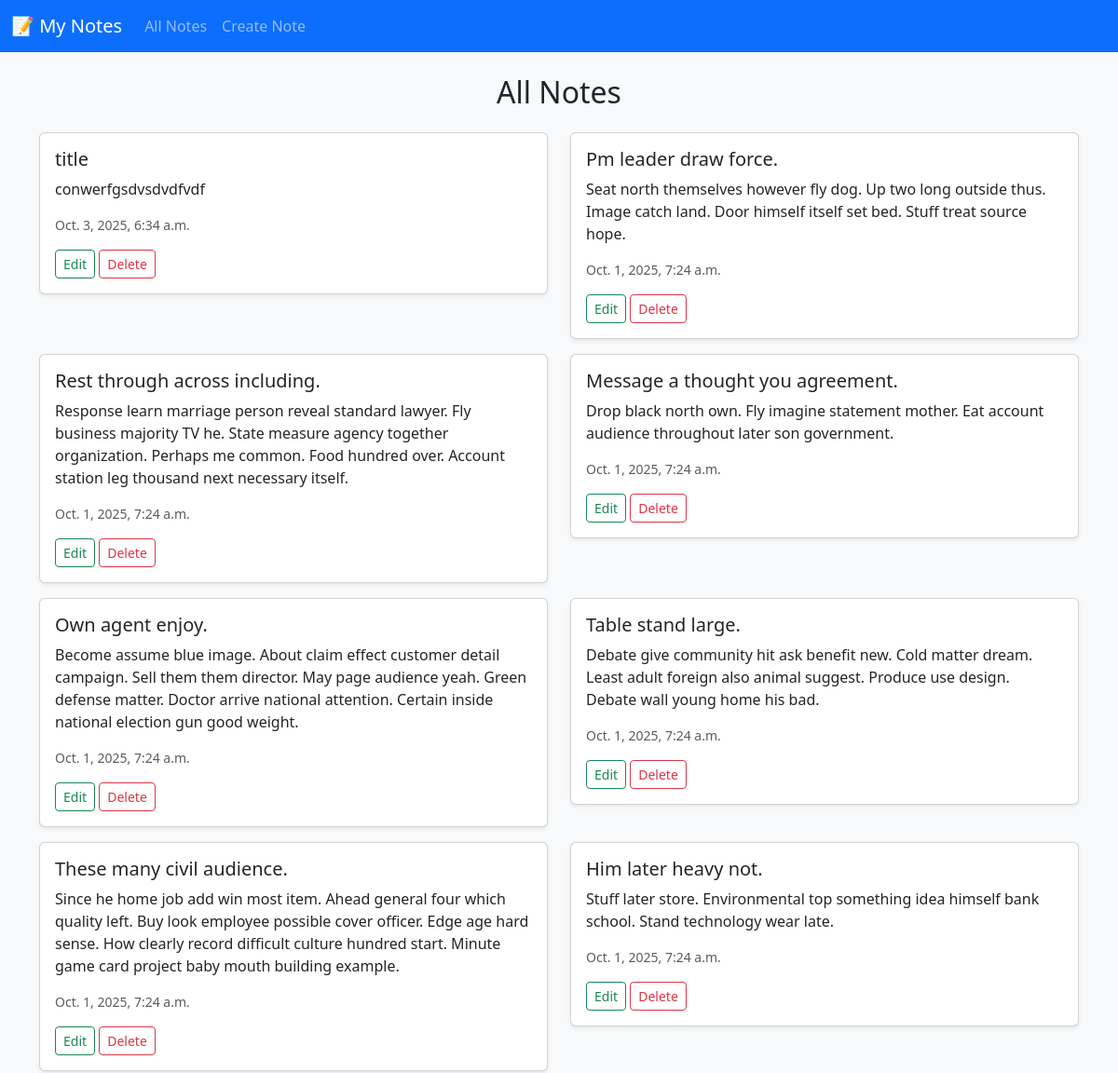
/ (upper part), run on an earlier commit of the app's database.
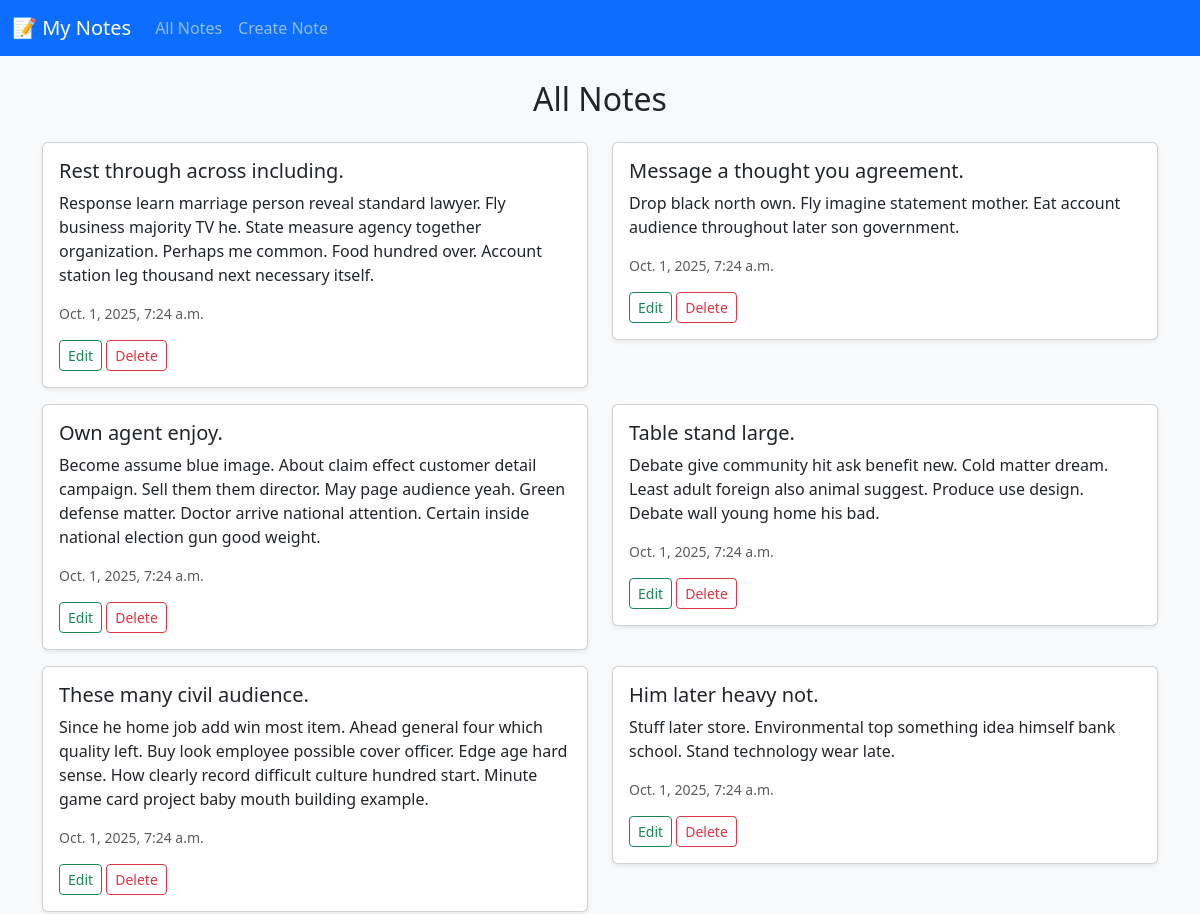
And on a later commit of the database.
### notes/models.py (models this page shows, shortened)
class Note(models.Model):
    title = models.CharField(max_length=100)
    content = models.TextField()
    created_at = models.DateTimeField(auto_now_add=True)

### notes/views.py (the view)
# urls.py: path("", views.notes_list, name="notes_list"),
def notes_list(request):
    notes = Note.objects.all().order_by("-created_at")
    return render(request,"notes/notes_list.html", {"notes": notes})

### notes/templates/notes/notes_list.html (shortened to what this page needs)
{% extends "base.html" %}
{% block content %}
  <h2 class="text-center mb-4">All Notes</h2>
  <div class="row">
    {% for note in notes %}
      <div class="col-md-6 mb-3">
        <div class="card shadow-sm">
          <div class="card-body">
            <h5 class="card-title">{{ note.title }}</h5>
            <p class="card-text">{{ note.content }}</p>
            <p class="text-muted small">{{ note.created_at }}</p>
            <a href="{% url 'update_note' note.id %}" class="btn btn-sm btn-outline-success">Edit</a>
            <a href="{% url 'delete_note' note.id %}" class="btn btn-sm btn-outline-danger">Delete</a>
          </div>
        </div>
      </div>
    {% empty %}
      <p class="text-center">No notes yet 😅</p>
    {% endfor %}
  </div>
{% endblock %}

What changed in the data, as far as the page shows it:
removed Note: title "title", content "conwerfgsdvsdvdfvdf", created_at "Oct. 3, 2025, 6:34 a.m."
removed Note: title "Pm leader draw force.", content "Seat north themselves however fly dog. Up two long outside thus. Image catch land. Door himself itself set bed. Stuff treat source hope.", created_at "Oct. 1, 2025, 7:24 a.m."
